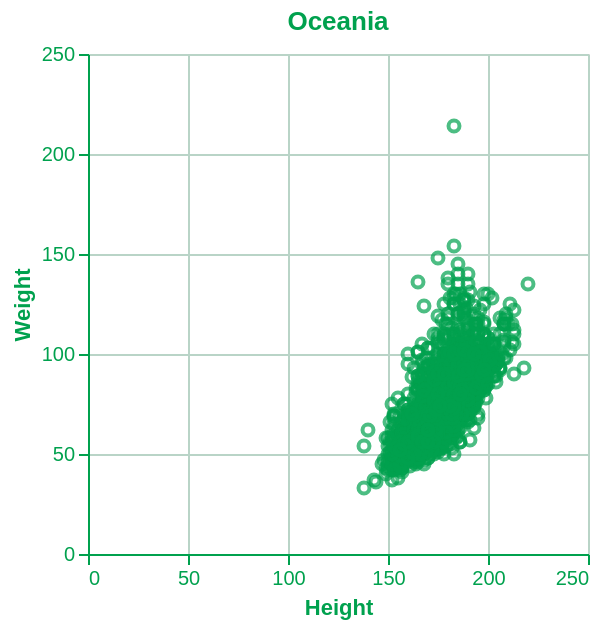

The specification (Vega-Lite) saved for this image:
### Vega-Lite specification from a JSON file in a GitHub repository (floating-point values rounded to 4 significant figures; data arrays with more than 128 entries replaced by an {"elided": "..."} marker saying what was removed)
{"$schema": "https://vega.github.io/schema/vega-lite/v5.json", "width": 250, "height": 250, "title": {"text": "Oceania", "color": "#00A14E"}, "background": "rgba(255, 255, 255, 0)", "data": {"values": {"elided": "4640 records"}}, "mark": "point", "encoding": {"x": {"field": "Height", "type": "quantitative", "scale": {"domain": [0, 250]}}, "y": {"field": "Weight", "type": "quantitative", "scale": {"domain": [0, 250]}}, "color": {"value": "#00A14E"}, "tooltip": [{"field": "Height", "type": "quantitative"}, {"field": "Weight", "type": "quantitative"}]}, "config": {"axis": {"domainColor": "#00A14E", "labelColor": "#00A14E", "tickColor": "#00A14E", "titleColor": "#00A14E", "gridColor": "#b9d4c7"}}}
